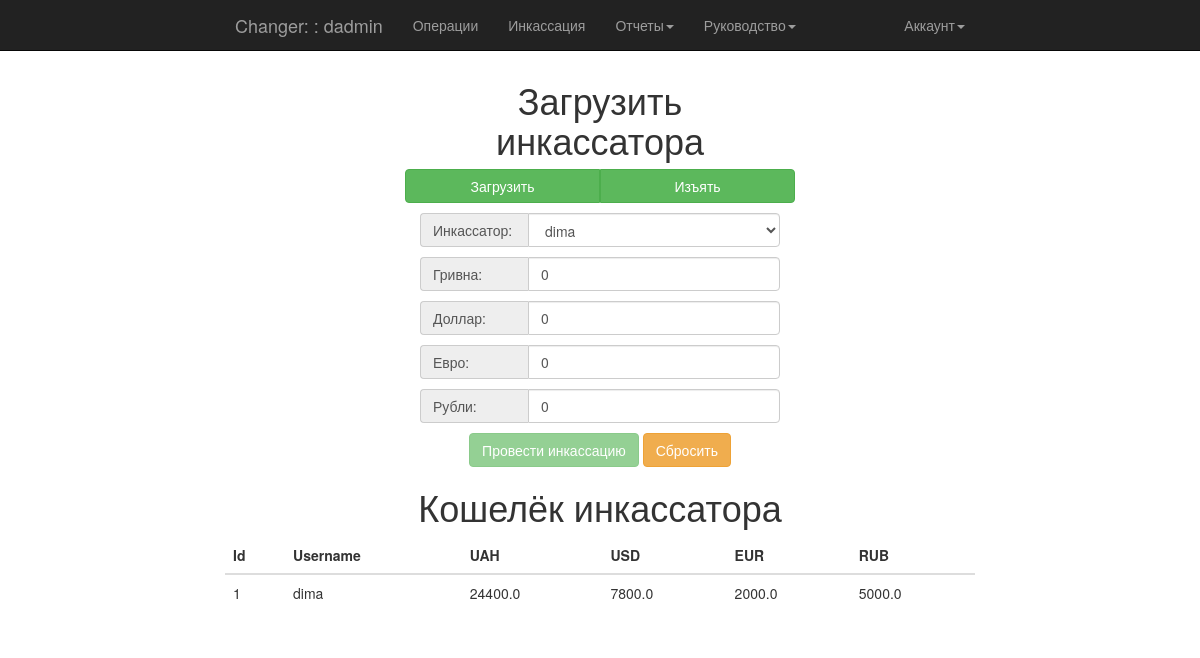
The page /boss/boss_money_collector (signed in) on the database its author committed.
### app/models.py (models this page shows, shortened)
class User(UserMixin, db.Model):
    __tablename__ = 'users'
    id = db.Column(db.Integer, primary_key=True)
    username = db.Column(db.String(64), unique=True, index=True)
    password_hash = db.Column(db.String(128))
    member_since = db.Column(db.DateTime(), default=datetime.utcnow)
    last_seen = db.Column(db.DateTime(), default=datetime.utcnow)
    status = db.Column(db.Boolean, default=True)
    role_id = db.Column(db.Integer, db.ForeignKey('roles.id'))
    role = db.relationship('Role', backref='user')
    cash_id = db.Column(db.Integer, db.ForeignKey('cashes.id'))
    cash = db.relationship('Cashes', backref='user')
    group_id = db.Column(db.Integer, db.ForeignKey('group_cashes.id'), default=1)
    group = db.relationship('GroupOfCashes', backref='user')
    deals = db.relationship('Deals', backref='user', lazy='dynamic')
    transactions = db.relationship('Transaction', backref='user', lazy='dynamic')
    collections = db.relationship('Collections', backref='user')
    def can(self, permissions):
        return self.role is not None and (self.role.permissions & permissions) == permissions
    @property
    def password(self):
        raise "Password isn't readable attribute"

class WalletCollector(db.Model):
    __tablename__ = "wallet_collector"
    id = db.Column(db.Integer, primary_key=True)
    collector_id = db.Column(db.Integer, db.ForeignKey('users.id'))
    date_operation = db.Column(db.DateTime, default=datetime.utcnow)
    oper_id = db.Column(db.Integer, db.ForeignKey('type_of_operation.id'))
    count_uah = db.Column(db.Float)
    count_usd = db.Column(db.Float)
    count_eur = db.Column(db.Float)
    count_rub = db.Column(db.Float)
    oper = db.relationship('TypeOfOperation')
    collector = db.relationship('User')

### app/boss/views.py (the view, shortened to what this page needs)
@boss.route('/boss_money_collector', methods=['GET', 'POST'])
@login_required
@permission_required(Permission.SHOW_STATUS)
def boss_money_collector():
    role_collector = Role.query.filter_by(name='Collector').first()
    collectors = User.query.filter_by(role=role_collector).filter_by(status=True).order_by('id').all()
    list_wallet_collector =[]
    for i in collectors:
        wallet_i = WalletCollector.query.filter_by(collector=i).order_by(WalletCollector.id.desc()).first()
        list_wallet_collector.append((i, wallet_i))
    return render_template('boss/boss_money_collector.html',
                           list_wallet_collector=list_wallet_collector,
                           collectors=collectors)

### app/main/__init__.py (called while the page is built)
@main.app_context_processor
def inject_permission():
    return dict(Permission=Permission)

### app/models.py (called while the page is built)
@login_manager.user_loader
def load_user(user_id):
    return User.query.get(int(user_id))

### app/templates/boss/boss_money_collector.html (shortened to what this page needs)
{% extends "base.html" %}
{% block content %}
    <div class="container loginpage">
        <div class="row">
            <div class="col-sm-4 col-sm-offset-4">
                <h1 class="text-center">Загрузить инкассатора</h1>
                <form method="post">
                    <div class="row">
                        <div id="oper" class="btn-group btn-group-justified" data-toggle="buttons">
                            <label class="btn btn-success" data-op="GIVE">
                                Загрузить
                            </label>
                            <label class="btn btn-success" data-op="GET">
                                Изъять
                            </label>
                        </div>
                    </div>
                    <div class="input-group mt">
                        <span class="input-group-addon">Инкассатор:</span>
                        <select class="form-control" name="select_collector">
                            {%  for person in collectors %}
                                <option value="{{ person.id }}">
                                    <span>{{ person.username }}</span>
                                </option>
                            {% endfor %}
                        </select>
                    </div>
                    <div class="input-group mt">
                        <span class="input-group-addon">Гривна:</span>
                        <input class="form-control" name="UAH" placeholder="Сумма в гривнах." type="number" step="0.01"  min="0"  value="0" autocomplete="off" required>
                    </div>
                    <div class="input-group mt">
                        <span class="input-group-addon">Доллар:</span>
                        <input class="form-control" name="USD" placeholder="Сумма в долларах." type="number" step="0.01"  min="0"  value="0" autocomplete="off" required>
                    </div>
                    <div class="input-group mt">
                        <span class="input-group-addon">Евро:</span>
                        <input class="form-control" name="EUR" placeholder="Сумма в евро." type="number" step="0.01"  min="0"  value="0" autocomplete="off" required>
                    </div>
                    <div class="input-group mt">
                        <span class="input-group-addon">Рубли:</span>
                        <input class="form-control" name="RUB" placeholder="Сумма в рублях." type="number" step="0.01"  min="0"  value="0" autocomplete="off" required>
                    </div>
                    <div class="row text-center mt">
                        <button type="button" class="btn btn-success" data-toggle="modal" data-target=".bs-example-modal-sm" disabled>Провести инкассацию</button>
                        <button type="reset" class="btn btn-warning">Сбросить</button>
                    </div>
                </form>
            </div>
        </div>
        <div class="row">
            <div class="col-sm-8 col-sm-offset-2">
                <h1 class="text-center">Кошелёк инкассатора</h1>
                <table class="table">
                    <thead>
                    <tr>
                        <th>Id</th>
                        <th>Username</th>
                        <th>UAH</th>
                        <th>USD</th>
                        <th>EUR</th>
                        <th>RUB</th>
                    </tr>
                    </thead>
                    <tbody>
                    {% for i in list_wallet_collector %}
                        <tr>
                            <td>{{ loop.index }}</td>
                            <td>{{ i[0].username }}</td>
                            <td>{{ i[1].count_uah }}</td>
                            <td>{{ i[1].count_usd }}</td>
                            <td>{{ i[1].count_eur }}</td>
                            <td>{{ i[1].count_rub }}</td>
                        </tr>
                    {% endfor %}
                    </tbody>
                </table>
            </div>
        </div>
    </div>
{% endblock %}

### app/templates/base.html (shortened to what this page needs)
<!DOCTYPE html>
<html lang="en" {% block html_attribs %}{% endblock html_attribs %}>
{% block html %}
    <head>
        {% block head %}
            {% block styles %}
                <link rel="stylesheet" href="{{ url_for('static', filename='bootstrap.min.css') }}">
                <link rel="stylesheet" href="{{ url_for('static', filename='style.css') }}">
            {% endblock styles %}
        {% endblock head %}
    </head>
    <body>
    {% block body %}
        {% block navbar %}
            <nav class="navbar navbar-inverse navbar-fixed-top">
                <div class="container">
                    <div class="col-md-8 col-md-offset-2">
                        <div class="navbar-header">
                            {% if current_user.is_authenticated %}
                                <a class="navbar-brand" href="#">Changer: {{ current_user.cash.branch }}: {{ current_user.username }}</a>
                            {% else %}
                                <a class="navbar-brand" href="#">Changer</a>
                            {% endif %}
                        </div>
                        <div class="navbar-collapse collapse">
                            <ul class="nav navbar-nav">
                                {% if current_user.is_authenticated %}
                                    {% if current_user.can(Permission.MAKE_OPERATION) %}
                                        <li><a href="{{ url_for('main.index') }}">Операции</a></li>
                                        <li><a href="{{ url_for('main.collections') }}">Инкассация</a></li>
                                        <li class="dropdown">
                                            <a href="#" class="dropdown-toggle" data-toggle="dropdown">Отчеты<b class="caret"></b></a>
                                        </li>
                                    {% endif %}
                                    {% if current_user.can(Permission.SHOW_STATUS) %}
                                        <li class="dropdown">
                                        <a href="#" class="dropdown-toggle" data-toggle="dropdown">Руководство<b class="caret"></b></a>
                                    </li>
                                    {% endif %}
                                {% endif %}
                            </ul>
                            <ul class="nav navbar-nav navbar-right">
                                {% if current_user.is_authenticated %}
                                    <li class="dropdown">
                                        <a href="#" class="dropdown-toggle" data-toggle="dropdown">Аккаунт<b class="caret"></b></a>
                                    </li>
                                {% else %}
                                    <li><a href="{{ url_for('auth.login') }}">Войти</a></li>
                                {% endif %}
                            </ul>
                        </div>
                    </div>
                </div>
            </nav>
        {% endblock navbar %}
        {% block content %}
        {% endblock content %}
    {% endblock body %}
    </body>
{% endblock html %}
</html>

### app/static/style.css (style rules this page uses)
.loginpage { margin-top: 60px; }
.input-group-addon:first-child { width: 30%; border-right: 0px none; text-align: left; }
.input-group { position: relative; display: table; border-collapse: separate; width: 100%; }
.mt { margin-top: 10px; }

### rows shown on the page
User: username "dadmin"
User: username "dima", count_uah "24400.0", count_usd "7800.0", count_eur "2000.0", count_rub "5000.0"
